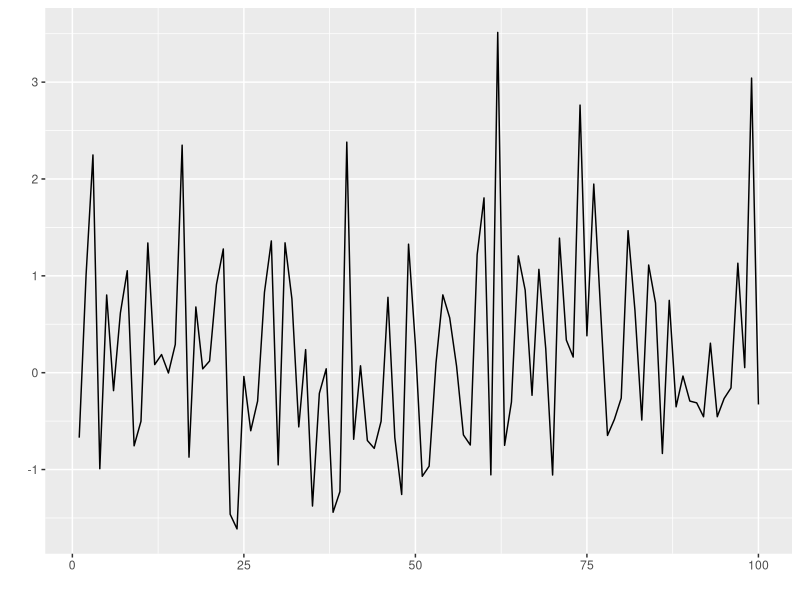

Source code (R):
if(!exists("PNGwidth")){
  PNGwidth <- 480
}
if(!exists("PNGheight")){
  PNGheight <- 480
}
if(!exists("PNGxlabel")){
  PNGxlabel <- ""
}
if(!exists("PNGylabel")){
  PNGylabel <- ""
}
if(!exists("x")){
  x <- 1:100  
}
if(!exists("y")){
  y <- rnorm(100)  
}
if(!exists("imageName")){
	imageName <- "xyplot"
}
df <- data.frame(x,y)

library(ggplot2)

png(paste0(imageName,".png"),width = PNGwidth, height = PNGheight)
g <- ggplot(data= df, aes(x = x,y = y))
g <- g + geom_line()
g <- g + xlab(PNGxlabel)
g <- g + ylab(PNGylabel)
if(exists("y_scale"))
{
  g <- g + y_scale
}
print(g)
dev.off()
